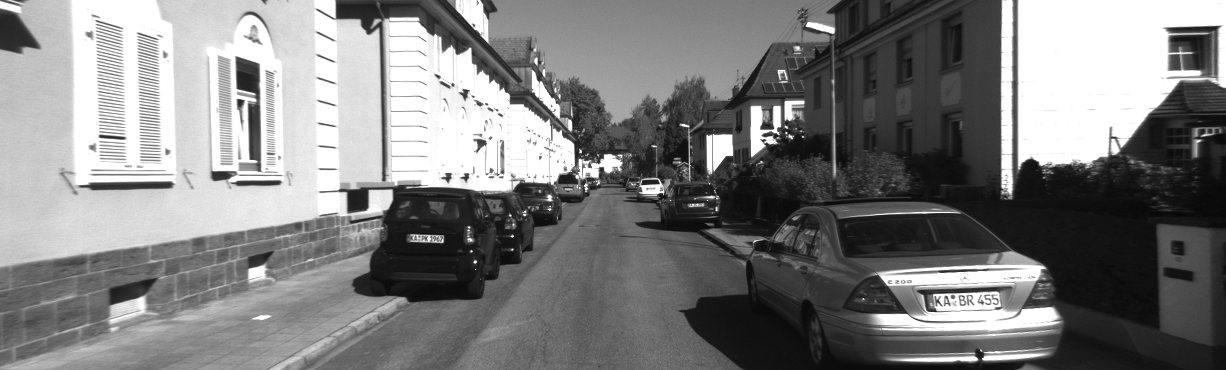
//> input picture data/img0.png, 1226 x 370 px
$ ./freak_descriptor   (built with g++ and OpenCV 4)
//> lines starting //> are read from the running program, lines starting //| are printed output that depends on the picture
#include <iostream>
#include <string>
#include <opencv2/opencv.hpp>
#include <opencv2/features2d.hpp>
#include <opencv2/xfeatures2d.hpp>  // Required for FREAK

int main() {
    // Load grayscale image
    const std::string image_path = "img0.png";
    cv::Mat image = cv::imread(image_path, cv::IMREAD_GRAYSCALE);
//> image is the input picture: 370 rows x 1226 cols, CV_8UC1; min 7, max 255, mean 126.5
    if (image.empty()) {
        std::cerr << "Error loading image: " << image_path << std::endl;
        return -1;
    }

    cv::imshow("Original Image", image);
    cv::waitKey(0);

    // Detect keypoints using BRISK
    std::vector<cv::KeyPoint> keypoints;
    cv::Ptr<cv::BRISK> detector = cv::BRISK::create();
    detector->detect(image, keypoints);
//> keypoints = 3146 keypoints; strongest (x, y, size): (512, 236, 12.3), (475, 261, 13.2), (471, 251, 12), (512, 249, 11.7)

    // Compute descriptors using FREAK
    cv::Mat descriptors;
    cv::Ptr<cv::xfeatures2d::FREAK> freak = cv::xfeatures2d::FREAK::create();
    freak->compute(image, keypoints, descriptors);
//> keypoints = 2659 keypoints; strongest (x, y, size): (512, 236, 12.3), (475, 261, 13.2), (471, 251, 12), (512, 249, 11.7)

    // Draw and show keypoints
    cv::Mat featureImage;
    cv::drawKeypoints(image, keypoints, featureImage);
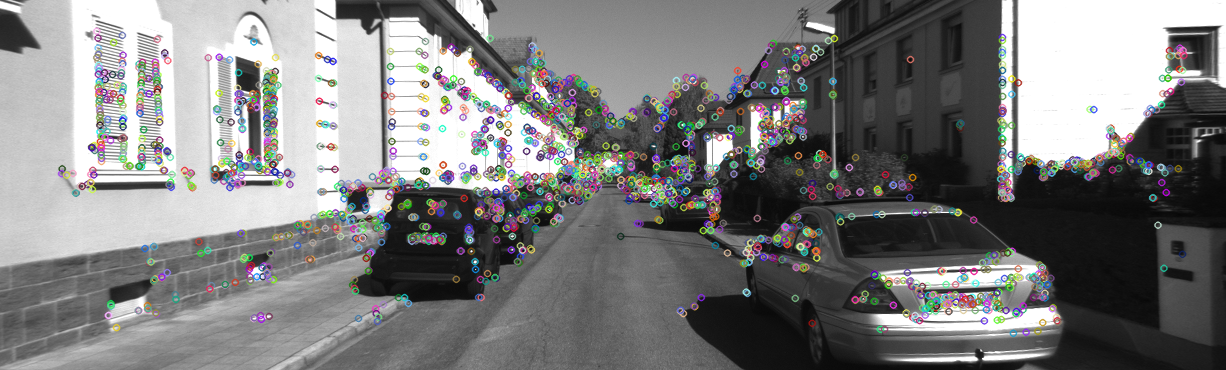
//> featureImage: 370 rows x 1226 cols, CV_8UC3; mean B, G, R 125.2, 125.3, 125.3
    cv::imshow("FREAK descriptors with BRISK keypoints", featureImage);
    cv::waitKey(0);

    return 0;
}

$ run again, with data/img1.png copied over data/img0.png
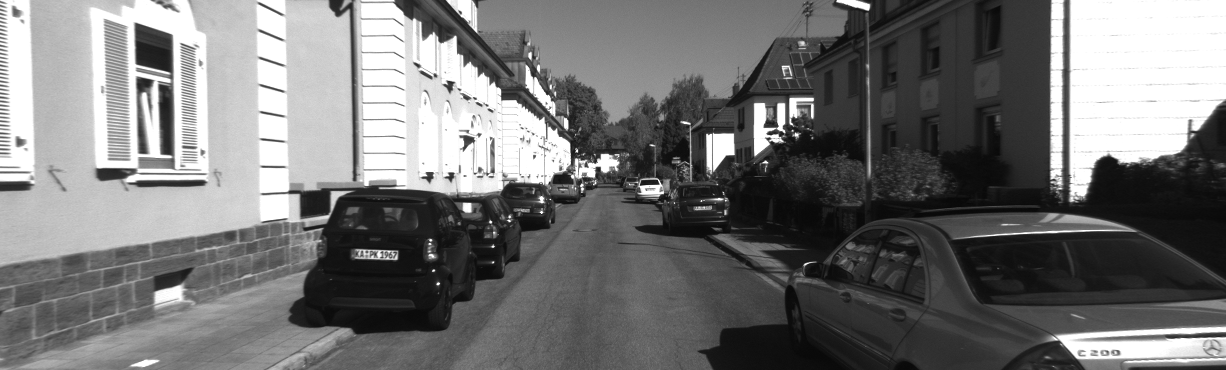
//> input picture data/img1.png, 1226 x 370 px
//> image is the input picture: 370 rows x 1226 cols, CV_8UC1; min 7, max 255, mean 116.3
//> `detector->detect(image, keypoints);`: keypoints = 2754 keypoints; strongest (x, y, size): (493, 246, 12), (438, 283, 12.9), (493, 262, 12), (490, 222, 13.8)
//> `freak->compute(image, keypoints, descriptors);`: keypoints = 2361 keypoints; strongest (x, y, size): (493, 246, 12), (438, 283, 12.9), (493, 262, 12), (490, 222, 13.8)
//> `cv::drawKeypoints(image, keypoints, featureImage);`:
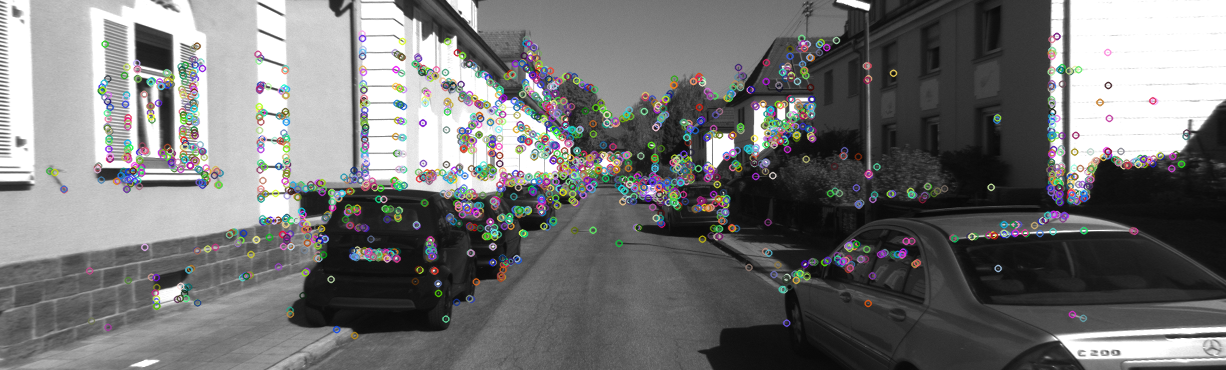
//> featureImage: 370 rows x 1226 cols, CV_8UC3; mean B, G, R 115.8, 115.8, 115.7

$ run again, with data/img2.png copied over data/img0.png
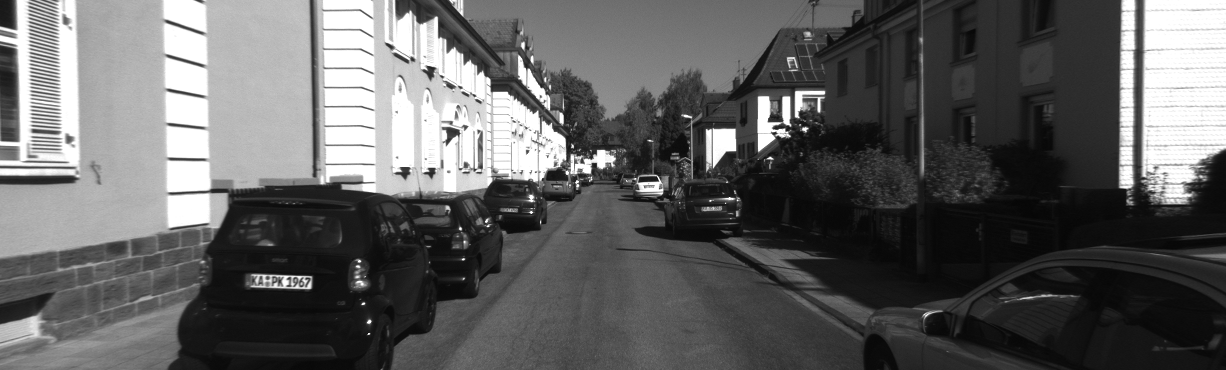
//> input picture data/img2.png, 1226 x 370 px
//> image is the input picture: 370 rows x 1226 cols, CV_8UC1; min 6, max 255, mean 96.3
//> `detector->detect(image, keypoints);`: keypoints = 2799 keypoints; strongest (x, y, size): (463, 259, 12.7), (368, 333, 10.9), (363, 303, 12.1), (768, 121, 13.9)
//> `freak->compute(image, keypoints, descriptors);`: keypoints = 2285 keypoints; strongest (x, y, size): (463, 259, 12.7), (368, 333, 10.9), (363, 303, 12.1), (768, 121, 13.9)
//> `cv::drawKeypoints(image, keypoints, featureImage);`:
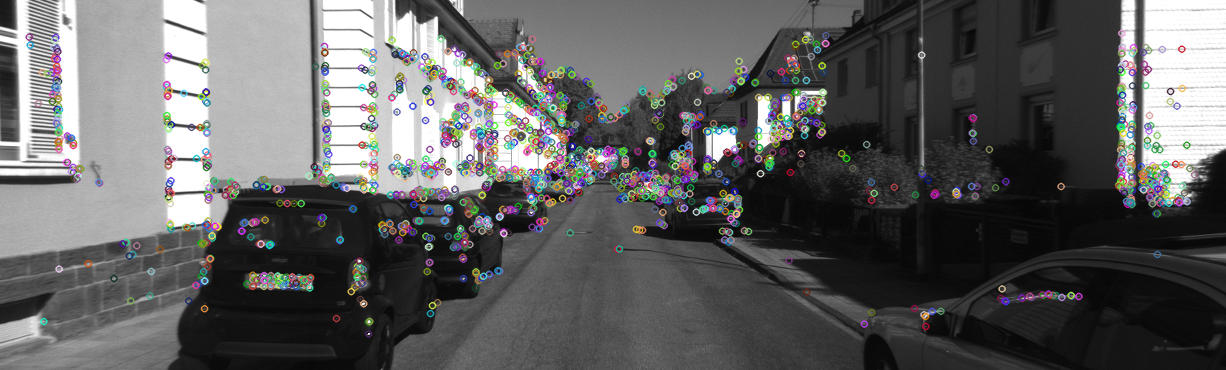
//> featureImage: 370 rows x 1226 cols, CV_8UC3; mean B, G, R 95.9, 95.9, 95.9
